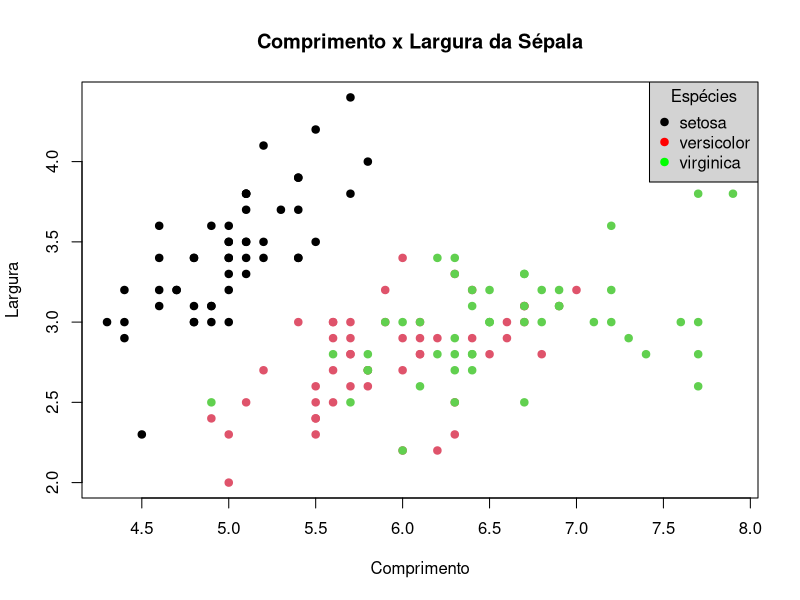
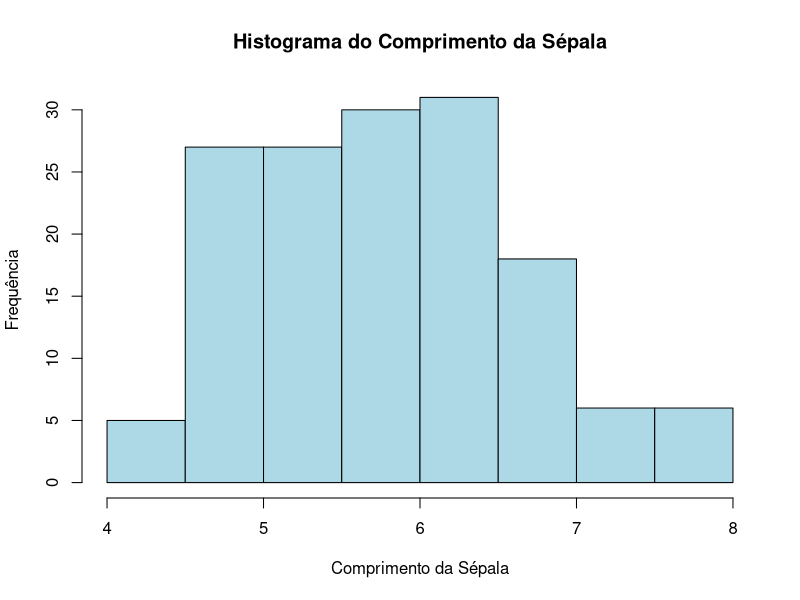
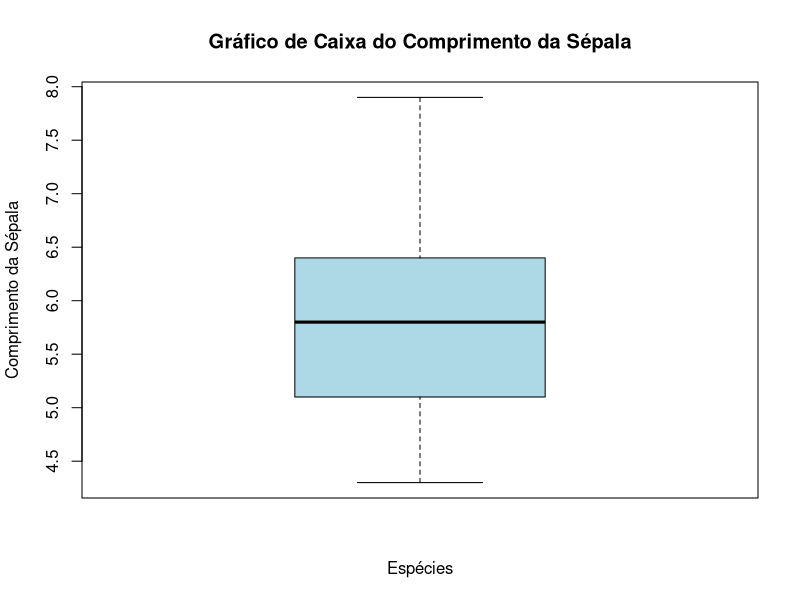
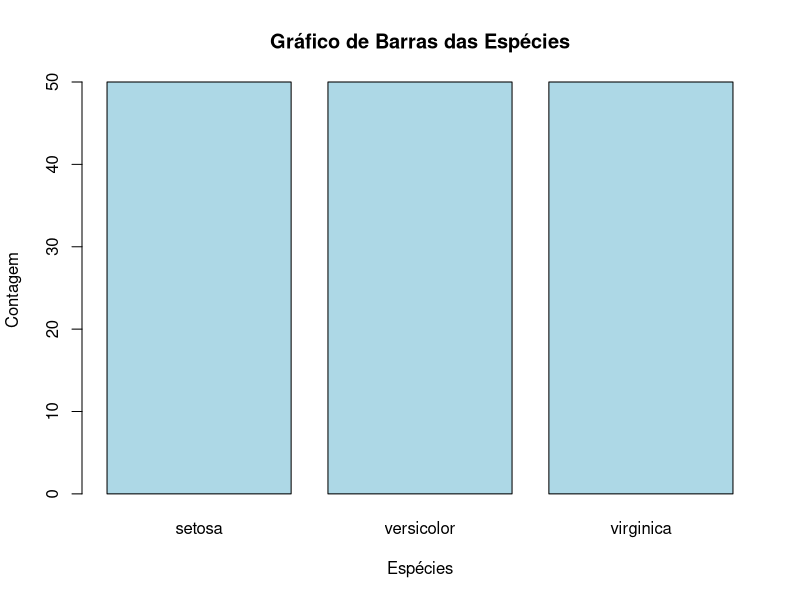
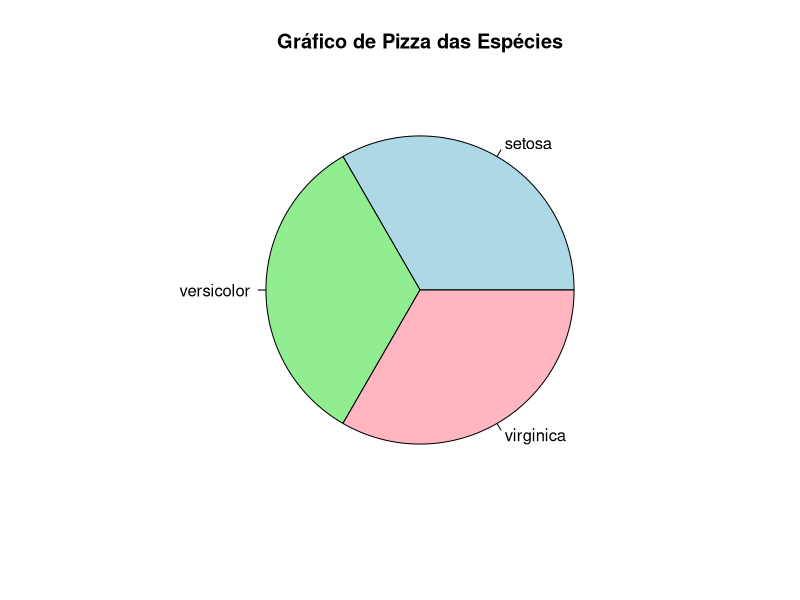
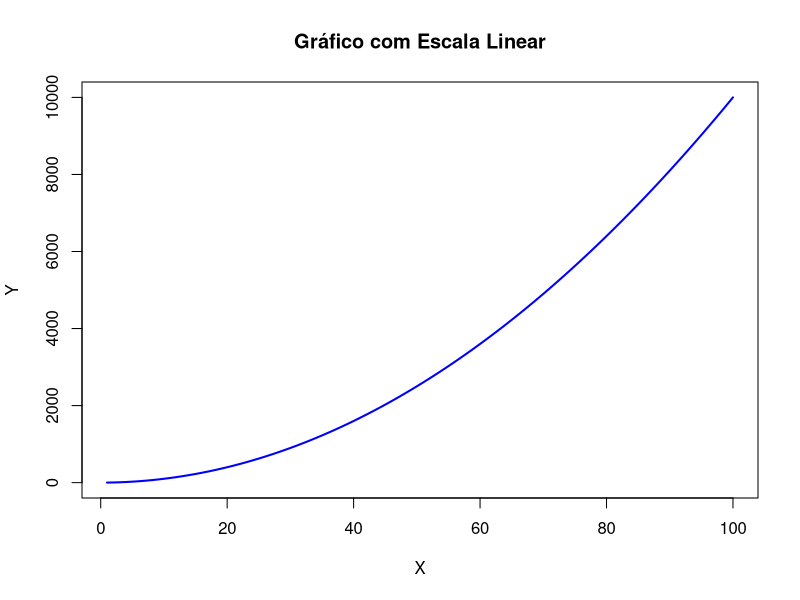
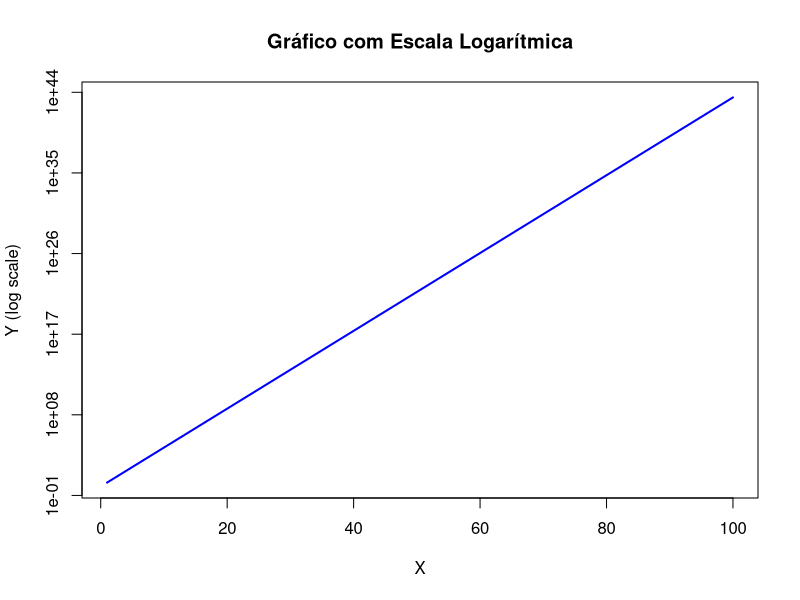
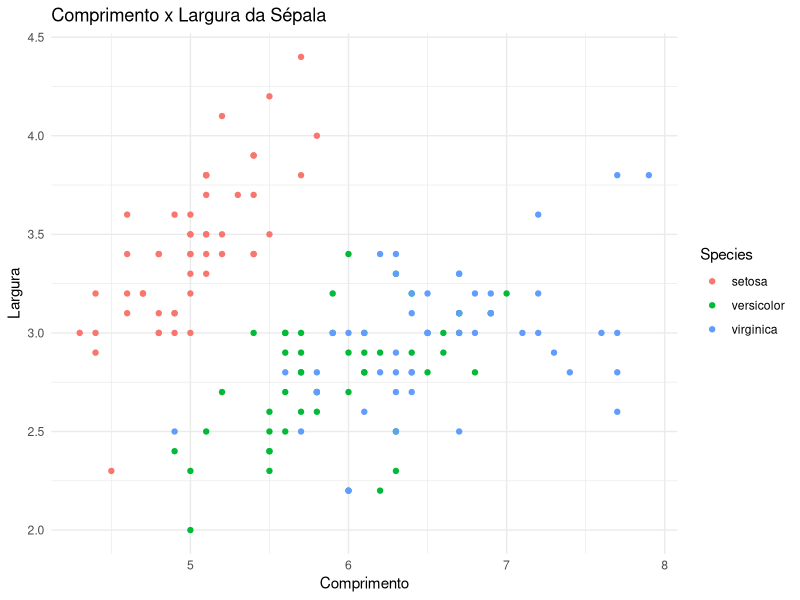

Reproduce these figures in R, in order.
## ---- chunk 1
library(tidyverse)
## ---- chunk 2
#| echo: true

plot(iris$Sepal.Length, iris$Sepal.Width,
    col = iris$Species, pch = 19,
    xlab = "Comprimento", ylab = "Largura", main = "Comprimento x Largura da Sépala"
)

# Legenda
legend(
    "topright",
    legend = levels(iris$Species),
    col = c("black", "red", "green"),
    pch = 19,
    title = "Espécies",
    bg = "lightgray"
)
## ---- chunk 3
#| echo: true
hist(iris$Sepal.Length,
    xlab = "Comprimento da Sépala",
    ylab = "Frequência",
    main = "Histograma do Comprimento da Sépala",
    col = "lightblue",
    border = "black"
)
## ---- chunk 4
#| echo: true

boxplot(iris$Sepal.Length,
    xlab = "Espécies",
    ylab = "Comprimento da Sépala",
    main = "Gráfico de Caixa do Comprimento da Sépala",
    col = "lightblue",
    border = "black"
)
## ---- chunk 5
#| echo: true

barplot(table(iris$Species),
    xlab = "Espécies",
    ylab = "Contagem",
    main = "Gráfico de Barras das Espécies",
    col = "lightblue",
    border = "black"
)
## ---- chunk 6
#| echo: true
pie(table(iris$Species),
    main = "Gráfico de Pizza das Espécies",
    col = c("lightblue", "lightgreen", "lightpink"),
    border = "black"
)
## ---- chunk 7
#| echo: true

x <- seq(1, 100, 1)
y <- x^2

plot(x, y, type = "l", col = "blue", lwd = 2, xlab = "X", ylab = "Y", main = "Gráfico com Escala Linear")
## ---- chunk 8
#| echo: true

# Dados
x <- seq(1, 100, 1)
y <- exp(x)

# Gráfico com escala logarítmica no eixo y
plot(x, y,
    type = "l", col = "blue", lwd = 2,
    xlab = "X", ylab = "Y (log scale)",
    main = "Gráfico com Escala Logarítmica",
    log = "y"
)
## ---- chunk 9
#| echo: true
ggplot(iris, aes(x = Sepal.Length, y = Sepal.Width, color = Species)) +
    geom_point() +
    labs(title = "Comprimento x Largura da Sépala", x = "Comprimento", y = "Largura") +
    theme_minimal()
## ---- chunk 10

# Dados: Este é o conjunto de dados que queremos visualizar.
data <- mtcars

# Aesthetics: Mapeia variáveis nos dados para aspectos visuais do gráfico.
aes <- aes(x = mpg, y = hp)

# Geometrias: Descreve o tipo de gráfico que queremos criar.
geom <- geom_point()

# Escalas: Controla como os dados são mapeados para os aspectos visuais do gráfico.
scale <- scale_y_log10()

# Facets: Permite criar múltiplos gráficos pequenos, cada um mostrando um subconjunto dos dados.
facet <- facet_wrap(~cyl)

# Estatísticas: Realiza cálculos nos dados.
stat <- stat_summary(fun = mean, geom = "point", color = "red", size = 3)

# Coordenadas: Define o sistema de coordenadas do gráfico.

# Tema: Controla a aparência não-dados do gráfico, como a cor de fundo e a fonte do texto.
theme <- theme_minimal()

# Títulos e legendas
labels <- labs(
    title = "Relação entre MPG e HP",
    x = "MPG",
    y = "HP (escala logarítmica)",
    color = "Número de cilindros"
)

# Criar o gráfico
ggplot(data, aes) + geom + scale + facet + stat + theme + labels
